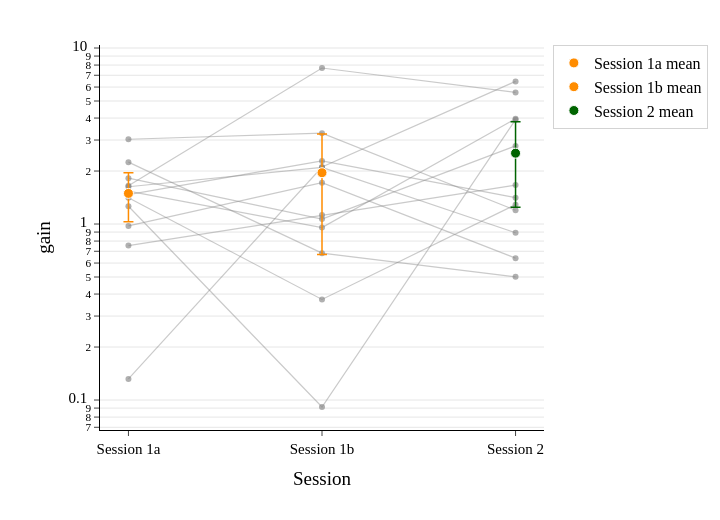

The notebook cell saved with this chart:
### Markdown cell above
# Plot session comparison

Grey lines connect each participant’s three trial gains. Colored markers and error bars show the trial means and 95% t-based confidence intervals.

### Code cell
fig = go.Figure()
session_x = ['Session 1a', 'Session 1b', 'Session 2']

for _, participant in participant_gain.iterrows():
    fig.add_trace(go.Scatter(
        x=session_x,
        y=[participant[session] for session in session_x],
        mode='lines+markers',
        line=dict(color='rgba(128, 128, 128, 0.42)', width=1.2),
        marker=dict(
            color='rgba(128, 128, 128, 0.62)',
            size=6,
            symbol='circle',
        ),
        name=participant['participant'],
        legendgroup='Participants',
        showlegend=False,
        hovertemplate=(
            f'Participant={participant["participant"]}<br>'
            'Session=%{x}<br>'
            'Gain=%{y:.4g}<extra></extra>'
        ),
    ))

session_colors = {
    'Session 1a': 'darkorange',
    'Session 1b': 'darkorange',
    'Session 2': 'darkgreen',
}
for _, summary in session_summary.iterrows():
    session = summary['session']
    color = session_colors[session]
    fig.add_trace(go.Scatter(
        x=[session],
        y=[summary['mean']],
        mode='markers',
        marker=dict(
            color=color,
            size=10,
            symbol='circle',
            line=dict(color='white', width=1),
        ),
        name=f'{session} mean',
        customdata=[[summary['ci_lower'], summary['ci_upper'], summary['n']]],
        error_y=dict(
            type='data',
            symmetric=False,
            array=[summary['ci_upper'] - summary['mean']],
            arrayminus=[summary['mean'] - summary['ci_lower']],
            thickness=1.5,
            width=5,
            color=color,
        ),
        hovertemplate=(
            'Session=%{x}<br>'
            'Mean gain=%{y:.4g}<br>'
            '95% t-CI=[%{customdata[0]:.4g}, %{customdata[1]:.4g}]<br>'
            'Participants=%{customdata[2]:.0f}<extra></extra>'
        ),
    ))

fig.update_xaxes(
    title_text='Session',
    categoryorder='array',
    categoryarray=session_x,
    showline=True,
    linecolor='black',
    linewidth=1,
    ticks='outside',
    tickfont=dict(size=15),
    showgrid=False,
    zeroline=False,
)
fig.update_yaxes(
    type='log',
    title_text='gain',
    title_standoff=12,
    showline=True,
    linecolor='black',
    linewidth=1,
    ticks='outside',
    tickfont=dict(size=15),
    showgrid=True,
    gridcolor='rgba(0, 0, 0, 0.10)',
    zeroline=False,
)
fig.update_layout(
    template='plotly_white',
    width=720,
    height=520,
    font=dict(family='Times New Roman', size=16, color='black'),
    margin=dict(l=100, r=160, t=45, b=90),
    legend=dict(
        x=1.02,
        y=1.0,
        xanchor='left',
        yanchor='top',
        bgcolor='rgba(255,255,255,0.85)',
        bordercolor='lightgrey',
        borderwidth=1,
    ),
    plot_bgcolor='white',
    paper_bgcolor='white',
)
# Emit the figure through IPython's native display protocol. This avoids
# browser servers, external JavaScript downloads, and renderer detection.
display(fig)

### Figure 1 — Plotly figure (JSON) as saved in the notebook; plotly's stock layout.template omitted (floating-point values rounded to 4 significant figures)
{"data": [{"hovertemplate": "Participant=AB12OC03<br>Session=%{x}<br>Gain=%{y:.4g}<extra></extra>", "legendgroup": "Participants", "line": {"color": "rgba(128, 128, 128, 0.42)", "width": 1.2}, "marker": {"color": "rgba(128, 128, 128, 0.62)", "size": 6, "symbol": "circle"}, "mode": "lines+markers", "name": "AB12OC03", "showlegend": false, "type": "scatter", "x": ["Session 1a", "Session 1b", "Session 2"], "y": [1.648, 7.699, 5.595]}, {"hovertemplate": "Participant=AL28IE13<br>Session=%{x}<br>Gain=%{y:.4g}<extra></extra>", "legendgroup": "Participants", "line": {"color": "rgba(128, 128, 128, 0.42)", "width": 1.2}, "marker": {"color": "rgba(128, 128, 128, 0.62)", "size": 6, "symbol": "circle"}, "mode": "lines+markers", "name": "AL28IE13", "showlegend": false, "type": "scatter", "x": ["Session 1a", "Session 1b", "Session 2"], "y": [1.628, 2.096, 0.8921]}, {"hovertemplate": "Participant=AU21AL26<br>Session=%{x}<br>Gain=%{y:.4g}<extra></extra>", "legendgroup": "Participants", "line": {"color": "rgba(128, 128, 128, 0.42)", "width": 1.2}, "marker": {"color": "rgba(128, 128, 128, 0.62)", "size": 6, "symbol": "circle"}, "mode": "lines+markers", "name": "AU21AL26", "showlegend": false, "type": "scatter", "x": ["Session 1a", "Session 1b", "Session 2"], "y": [0.1318, 2.107, 6.463]}, {"hovertemplate": "Participant=BP13OG09<br>Session=%{x}<br>Gain=%{y:.4g}<extra></extra>", "legendgroup": "Participants", "line": {"color": "rgba(128, 128, 128, 0.42)", "width": 1.2}, "marker": {"color": "rgba(128, 128, 128, 0.62)", "size": 6, "symbol": "circle"}, "mode": "lines+markers", "name": "BP13OG09", "showlegend": false, "type": "scatter", "x": ["Session 1a", "Session 1b", "Session 2"], "y": [2.247, 0.683, 0.5012]}, {"hovertemplate": "Participant=DO29DA06<br>Session=%{x}<br>Gain=%{y:.4g}<extra></extra>", "legendgroup": "Participants", "line": {"color": "rgba(128, 128, 128, 0.42)", "width": 1.2}, "marker": {"color": "rgba(128, 128, 128, 0.62)", "size": 6, "symbol": "circle"}, "mode": "lines+markers", "name": "DO29DA06", "showlegend": false, "type": "scatter", "x": ["Session 1a", "Session 1b", "Session 2"], "y": [0.754, 1.125, 1.664]}, {"hovertemplate": "Participant=KA07RI18<br>Session=%{x}<br>Gain=%{y:.4g}<extra></extra>", "legendgroup": "Participants", "line": {"color": "rgba(128, 128, 128, 0.42)", "width": 1.2}, "marker": {"color": "rgba(128, 128, 128, 0.62)", "size": 6, "symbol": "circle"}, "mode": "lines+markers", "name": "KA07RI18", "showlegend": false, "type": "scatter", "x": ["Session 1a", "Session 1b", "Session 2"], "y": [1.822, 1.066, 2.779]}, {"hovertemplate": "Participant=MA05IE07<br>Session=%{x}<br>Gain=%{y:.4g}<extra></extra>", "legendgroup": "Participants", "line": {"color": "rgba(128, 128, 128, 0.42)", "width": 1.2}, "marker": {"color": "rgba(128, 128, 128, 0.62)", "size": 6, "symbol": "circle"}, "mode": "lines+markers", "name": "MA05IE07", "showlegend": false, "type": "scatter", "x": ["Session 1a", "Session 1b", "Session 2"], "y": [1.261, 0.09128, 3.915]}, {"hovertemplate": "Participant=NI26RE08<br>Session=%{x}<br>Gain=%{y:.4g}<extra></extra>", "legendgroup": "Participants", "line": {"color": "rgba(128, 128, 128, 0.42)", "width": 1.2}, "marker": {"color": "rgba(128, 128, 128, 0.62)", "size": 6, "symbol": "circle"}, "mode": "lines+markers", "name": "NI26RE08", "showlegend": false, "type": "scatter", "x": ["Session 1a", "Session 1b", "Session 2"], "y": [0.9756, 1.717, 0.64]}, {"hovertemplate": "Participant=SE10FY02<br>Session=%{x}<br>Gain=%{y:.4g}<extra></extra>", "legendgroup": "Participants", "line": {"color": "rgba(128, 128, 128, 0.42)", "width": 1.2}, "marker": {"color": "rgba(128, 128, 128, 0.62)", "size": 6, "symbol": "circle"}, "mode": "lines+markers", "name": "SE10FY02", "showlegend": false, "type": "scatter", "x": ["Session 1a", "Session 1b", "Session 2"], "y": [1.468, 2.283, 1.411]}, {"hovertemplate": "Participant=SI28IT27<br>Session=%{x}<br>Gain=%{y:.4g}<extra></extra>", "legendgroup": "Participants", "line": {"color": "rgba(128, 128, 128, 0.42)", "width": 1.2}, "marker": {"color": "rgba(128, 128, 128, 0.62)", "size": 6, "symbol": "circle"}, "mode": "lines+markers", "name": "SI28IT27", "showlegend": false, "type": "scatter", "x": ["Session 1a", "Session 1b", "Session 2"], "y": [1.409, 0.3728, 1.289]}, {"hovertemplate": "Participant=VA21UM07<br>Session=%{x}<br>Gain=%{y:.4g}<extra></extra>", "legendgroup": "Participants", "line": {"color": "rgba(128, 128, 128, 0.42)", "width": 1.2}, "marker": {"color": "rgba(128, 128, 128, 0.62)", "size": 6, "symbol": "circle"}, "mode": "lines+markers", "name": "VA21UM07", "showlegend": false, "type": "scatter", "x": ["Session 1a", "Session 1b", "Session 2"], "y": [3.03, 3.283, 1.197]}, {"hovertemplate": "Participant=ZY09EH68<br>Session=%{x}<br>Gain=%{y:.4g}<extra></extra>", "legendgroup": "Participants", "line": {"color": "rgba(128, 128, 128, 0.42)", "width": 1.2}, "marker": {"color": "rgba(128, 128, 128, 0.62)", "size": 6, "symbol": "circle"}, "mode": "lines+markers", "name": "ZY09EH68", "showlegend": false, "type": "scatter", "x": ["Session 1a", "Session 1b", "Session 2"], "y": [1.536, 0.9553, 3.967]}, {"customdata": [[1.031, 1.955, 12]], "error_y": {"array": [0.4619], "arrayminus": [0.4619], "color": "darkorange", "symmetric": false, "thickness": 1.5, "type": "data", "width": 5}, "hovertemplate": "Session=%{x}<br>Mean gain=%{y:.4g}<br>95% t-CI=[%{customdata[0]:.4g}, %{customdata[1]:.4g}]<br>Participants=%{customdata[2]:.0f}<extra></extra>", "marker": {"color": "darkorange", "line": {"color": "white", "width": 1}, "size": 10, "symbol": "circle"}, "mode": "markers", "name": "Session 1a mean", "type": "scatter", "x": ["Session 1a"], "y": [1.493]}, {"customdata": [[0.6709, 3.242, 12]], "error_y": {"array": [1.286], "arrayminus": [1.286], "color": "darkorange", "symmetric": false, "thickness": 1.5, "type": "data", "width": 5}, "hovertemplate": "Session=%{x}<br>Mean gain=%{y:.4g}<br>95% t-CI=[%{customdata[0]:.4g}, %{customdata[1]:.4g}]<br>Participants=%{customdata[2]:.0f}<extra></extra>", "marker": {"color": "darkorange", "line": {"color": "white", "width": 1}, "size": 10, "symbol": "circle"}, "mode": "markers", "name": "Session 1b mean", "type": "scatter", "x": ["Session 1b"], "y": [1.957]}, {"customdata": [[1.247, 3.805, 12]], "error_y": {"array": [1.279], "arrayminus": [1.279], "color": "darkgreen", "symmetric": false, "thickness": 1.5, "type": "data", "width": 5}, "hovertemplate": "Session=%{x}<br>Mean gain=%{y:.4g}<br>95% t-CI=[%{customdata[0]:.4g}, %{customdata[1]:.4g}]<br>Participants=%{customdata[2]:.0f}<extra></extra>", "marker": {"color": "darkgreen", "line": {"color": "white", "width": 1}, "size": 10, "symbol": "circle"}, "mode": "markers", "name": "Session 2 mean", "type": "scatter", "x": ["Session 2"], "y": [2.526]}], "layout": {"font": {"color": "black", "family": "Times New Roman", "size": 16}, "height": 520, "legend": {"bgcolor": "rgba(255,255,255,0.85)", "bordercolor": "lightgrey", "borderwidth": 1, "x": 1.02, "xanchor": "left", "y": 1, "yanchor": "top"}, "margin": {"b": 90, "l": 100, "r": 160, "t": 45}, "paper_bgcolor": "white", "plot_bgcolor": "white", "width": 720, "xaxis": {"categoryarray": ["Session 1a", "Session 1b", "Session 2"], "categoryorder": "array", "linecolor": "black", "linewidth": 1, "showgrid": false, "showline": true, "tickfont": {"size": 15}, "ticks": "outside", "title": {"text": "Session"}, "zeroline": false}, "yaxis": {"gridcolor": "rgba(0, 0, 0, 0.10)", "linecolor": "black", "linewidth": 1, "showgrid": true, "showline": true, "tickfont": {"size": 15}, "ticks": "outside", "title": {"standoff": 12, "text": "gain"}, "type": "log", "zeroline": false}}}
